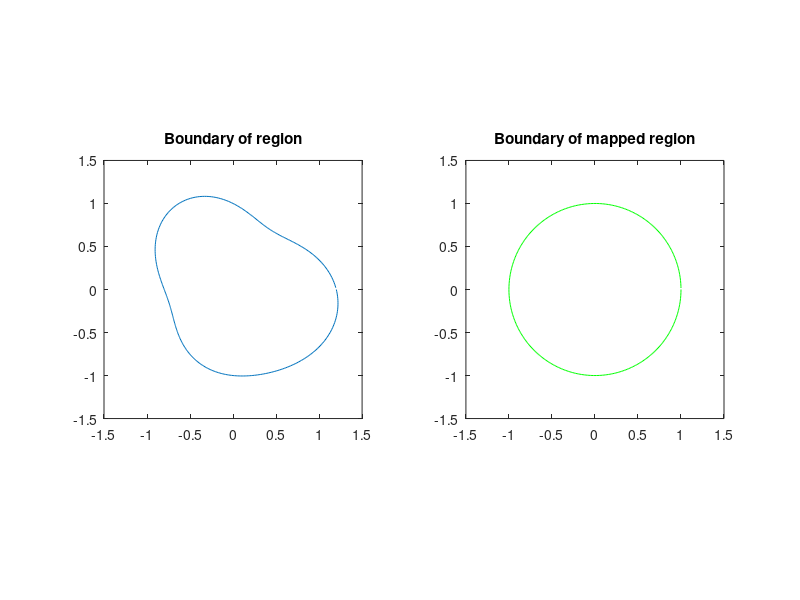

Here is the MATLAB script that generated this plot:
% data for approximate conformal mapping problem.
% generate boundary of original region to map
N = 360; % number of boundary sample points
theta = 2*pi*[1:N]/N;
r = 1+0.1*cos(theta)-0.15*sin(2*theta)+0.1*cos(3*theta);
b = r.*cos(theta)+i*r.*sin(theta); % boundary of region
n = 10; % degree of polynomial to optimize over
a = 0; % point in interior of region

subplot(1,2,1)
plot(real(b),imag(b));
title('Boundary of region');
axis equal;
axis ([-1.5 1.5 -1.5 1.5]);

% replace line below with optimal alpha
alpha = zeros(n+1,1);


%%%%%%%%%%%%%%%%%%%%%%%%%%%%%%%%%%%%%%%%%%%%%%%%%%%%%%%%%%%%%%%%%
% INSERT YOUR CODE HERE
% Solve the conformal mapping problem.
% Store your result in the variable alpha




%%%%%%%%%%%%%%%%%%%%%%%%%%%%%%%%%%%%%%%%%%%%%%%%%%%%%%%%%%%%%%%%%


w = polyval(alpha,b);  % (boundary of) mapped region

subplot(1,2,2)
plot(real(w),imag(w),'b',cos(theta),sin(theta),'g');
title('Boundary of mapped region');
axis equal;
axis ([-1.5 1.5 -1.5 1.5]);
